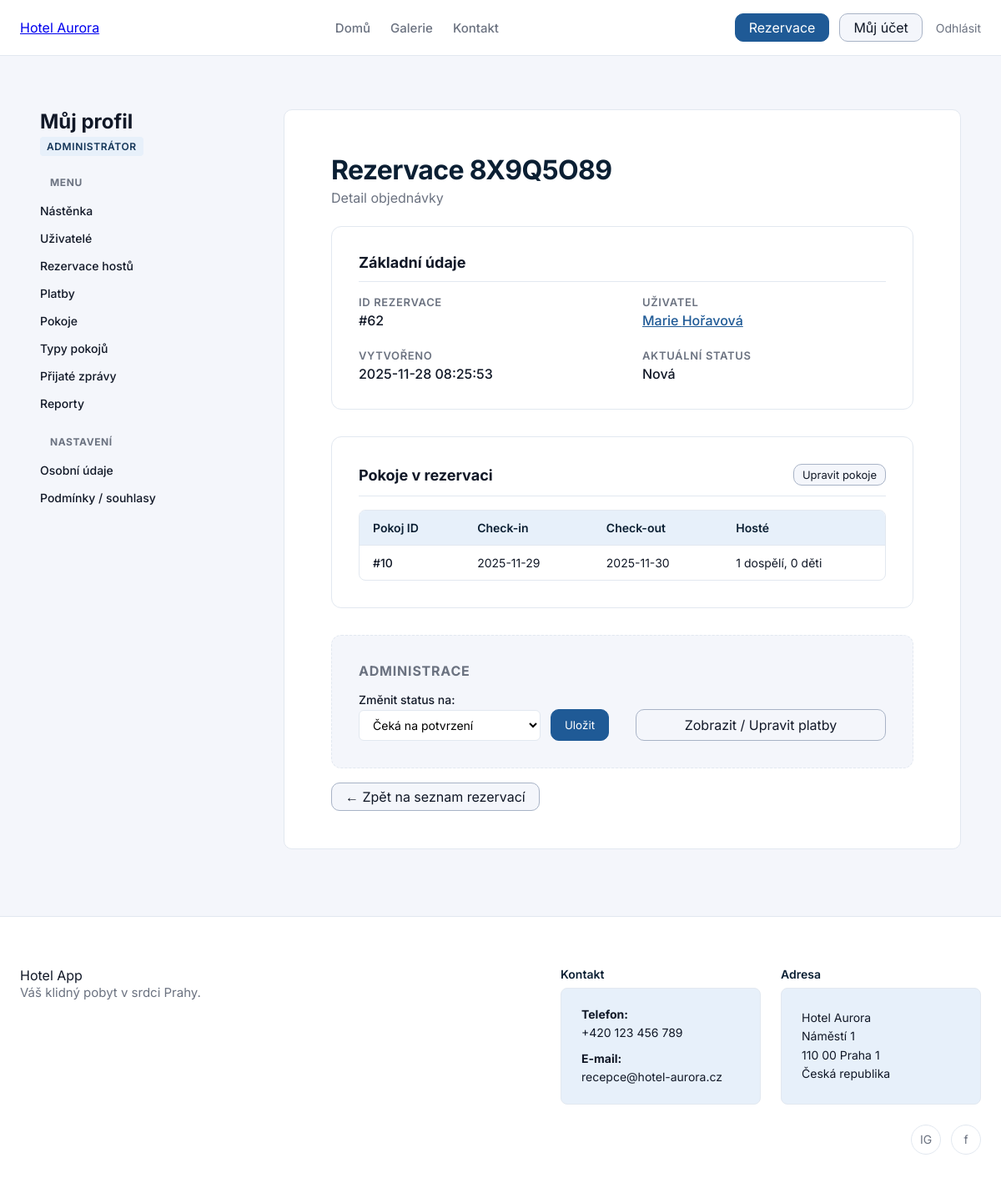
Screenshot of /reservations/62 (signed in) with the database file from the repository.
### tables this page shows
CREATE TABLE "reservations" (
    id         INTEGER PRIMARY KEY AUTOINCREMENT,
    user_id    INTEGER NOT NULL REFERENCES users(id),
    code       TEXT NOT NULL UNIQUE,
    status_id  INTEGER NOT NULL REFERENCES "reservation_statuses"(id),
    created_at TEXT NOT NULL DEFAULT (datetime('now'))
);

CREATE TABLE "users" (
    id            INTEGER PRIMARY KEY AUTOINCREMENT,
    email         TEXT NOT NULL UNIQUE,
    password_hash TEXT NOT NULL,
    first_name    TEXT NOT NULL,
    last_name     TEXT NOT NULL,
    phone_number  TEXT,
    role_id       INTEGER NOT NULL
        REFERENCES roles(id),
    created_at    TEXT NOT NULL DEFAULT (datetime('now'))
);

CREATE TABLE "reservation_items"
(
    id             INTEGER
        primary key autoincrement,
    room_id        INTEGER not null
        references rooms,
    check_in       TEXT    not null,
    check_out      TEXT    not null,
    adults         INTEGER not null,
    children       INTEGER not null,
    reservation_id INTEGER not null
        references reservations
);

CREATE TABLE "reservation_statuses"
(
    id          integer not null
        constraint booking_statuses_pk
            primary key autoincrement,
    description TEXT    not null
);

### pages/ReservationPage.py (the view)
@router.get("/{reservation_id}", name="reservation_detail")
async def reservation_detail(
    reservation_id: int,
    request: Request,
    svc: ReservationService = Depends(reservation_service),
    status_svc: ReservationStatusService = Depends(reservation_status_service),
    res_item_svc: ReservationItemService = Depends(reservation_item_service),
    current_user = Depends(get_current_user),
):
    if isinstance(current_user, RedirectResponse):
        return current_user
    reservation = svc.get_reservation_by_id(reservation_id)
    if not reservation:
        raise HTTPException(status_code=404, detail="Rezervace nenalezena")
    if current_user["role_id"] == ROLE_CUSTOMER and reservation["user_id"] != current_user["id"]:
        raise HTTPException(status_code=403, detail="Nemáte přístup k této rezervaci")
    try:
        items: List[Dict[str, Any]] = res_item_svc.list_items_by_reservation(
            reservation_id=reservation_id,
            current_user_id=current_user["id"],
            current_user_role=current_user["role_id"],
        )
    except PermissionError as e:
        raise HTTPException(status_code=403, detail=str(e))
    except ValueError as e:
        items = []
    statuses = status_svc.list_statuses()
    flags = _profile_role_flags(current_user)
    tpl = request.app.state.templates
    return tpl.TemplateResponse(
        "reservations/reservation_detail.html",
        {
            "request": request,
            "title": f"Rezervace {reservation['code']}",
            "reservation": reservation,
            "items": items,
            "statuses": statuses,
            "current_user": current_user,
            **flags,
        },
    )

### templates/reservations/reservation_detail.html (shortened to what this page needs)
{% extends "profile/profile_base.html" %}
{% block profile_content %}
  <div class="dashboard-header" style="margin-bottom: 24px;">
    <div>
        <h1 style="margin: 0 0 4px 0;">Rezervace {{ reservation.code }}</h1>
        <p style="color: var(--color-text-muted); margin: 0;">Detail objednávky</p>
    </div>
  </div>
  <div class="detail-card" style="margin-bottom: 32px;">
    <h3 style="margin-top: 0; margin-bottom: 16px; font-size: 18px; border-bottom: 1px solid var(--color-border-subtle); padding-bottom: 12px;">Základní údaje</h3>
    <div class="detail-grid">
      <div class="detail-item">
        <span class="detail-label">ID Rezervace</span>
        <span class="detail-value">#{{ reservation.id }}</span>
      </div>
      <div class="detail-item">
        <span class="detail-label">Uživatel</span>
        <span class="detail-value">
            {% if reservation.user %}
                <a href="{{ url_for('user_detail', user_id=reservation.user_id) }}" style="color: var(--color-primary-500); font-weight: 500;">
                    {{ reservation.user.first_name }} {{ reservation.user.last_name }}
                </a>
            {% else %}
                ID: {{ reservation.user_id }}
            {% endif %}
        </span>
      </div>
      <div class="detail-item">
        <span class="detail-label">Vytvořeno</span>
        <span class="detail-value">{{ reservation.created_at }}</span>
      </div>
      <div class="detail-item">
        <span class="detail-label">Aktuální status</span>
        <span class="detail-value">
            {% set status_map = {
                1: 'Nová',
                2: 'Potvrzená',
                3: 'Zaplacená',
                4: 'Zrušená'
            } %}
            <span class="status-badge
                {% if reservation.status_id == 2 or reservation.status_id == 3 %}status-confirmed
                {% elif reservation.status_id == 4 %}status-cancelled
                {% else %}status-pending{% endif %}">
                {{ status_map.get(reservation.status_id, reservation.status_id) }}
            </span>
        </span>
      </div>
    </div>
  </div>
  <div class="detail-card" style="margin-bottom: 32px;">
    <div style="display: flex; justify-content: space-between; align-items: center; border-bottom: 1px solid var(--color-border-subtle); padding-bottom: 12px; margin-bottom: 16px;">
        <h3 style="margin: 0; font-size: 18px;">Pokoje v rezervaci</h3>
        {% if is_admin_or_receptionist %}
            <a href="{{ url_for('reservation_items_edit_page', reservation_id=reservation.id) }}" class="btn btn-secondary btn-small">
              Upravit pokoje
            </a>
        {% endif %}
    </div>
    {% if items is not defined or items|length == 0 %}
      <p style="color: var(--color-text-muted);">Tato rezervace zatím neobsahuje žádné pokoje.</p>
    {% else %}
      <div class="table-responsive">
        <table class="data-table">
          <thead>
            <tr>
              <th>Pokoj ID</th>
              <th>Check-in</th>
              <th>Check-out</th>
              <th>Hosté</th>
            </tr>
          </thead>
          <tbody>
            {% for item in items %}
              <tr>
                <td>
                    <a href="{{ url_for('room_detail', room_id=item.room_id) }}" class="table-id-link">
                        #{{ item.room_id }}
                    </a>
                </td>
                <td>{{ item.check_in }}</td>
                <td>{{ item.check_out }}</td>
                <td>{{ item.adults }} dospělí, {{ item.children }} děti</td>
              </tr>
            {% endfor %}
          </tbody>
        </table>
      </div>
    {% endif %}
  </div>
{% if is_admin_or_receptionist %}
    <div class="detail-card" style="background-color: var(--color-bg-main); border: 1px dashed var(--color-border-subtle); margin-top: 32px;">
        <h3 style="margin: 0; font-size: 16px; color: var(--color-text-muted); text-transform: uppercase; letter-spacing: 0.05em;">Administrace</h3>
        <div style="display: flex; gap: 32px; flex-wrap: wrap; margin-top: 16px;">
            <div style="flex: 1; min-width: 280px;">
                <form method="post" action="{{ url_for('reservation_update_status', reservation_id=reservation.id) }}" style="margin: 0;">
                    {% set status_translations = {
                        'pending': 'Čeká na potvrzení',
                        'confirmed': 'Potvrzená',
                        'paid': 'Zaplacená',
                        'cancelled': 'Zrušená'
                    } %}
                    <div style="display: flex; gap: 12px; align-items: flex-end;">
                        <label style="flex: 1; display: flex; flex-direction: column; gap: 4px; font-size: 14px; font-weight: 500; color: var(--color-text-main);">
                            Změnit status na:
                            <select name="new_status_id" style="width: 100%; padding: 8px 12px; border-radius: 6px; border: 1px solid var(--color-border-subtle); background-color: var(--color-primary-white); font-size: 14px; cursor: pointer;">
                                {% for s in statuses %}
                                <option value="{{ s.id }}" {% if s.id == reservation.status_id %}selected{% endif %}>
                                    {{ status_translations.get(s.description, s.description) }}
                                </option>
                                {% endfor %}
                            </select>
                        </label>
                        <button type="submit" class="btn btn-primary" style="height: 38px;">Uložit</button>
                    </div>
                </form>
            </div>
            <div style="flex: 1; min-width: 280px; display: flex; align-items: flex-end;">
                <a href="{{ url_for('payments_by_reservation', reservation_id=reservation.id) }}" class="btn btn-secondary" style="width: 100%; justify-content: center; display: flex; height: 38px; align-items: center;">
                    Zobrazit / Upravit platby
                </a>
            </div>
        </div>
    </div>
  {% endif %}
  <div style="margin-top: 24px;">
      <a href="{{ url_for('reservations_list') }}" class="btn btn-secondary">
        &larr; Zpět na seznam rezervací
      </a>
  </div>
{% endblock %}

### static/styles.css (style rules this page uses)
html { height: 100%; }
* { box-sizing: border-box; font-family: "Inter", sans-serif; }
:root { --color-primary-900: #0B1F33; --color-primary-700: #123457; --color-primary-500: #1F5A96; --color-primary-100: #E7F0FA; --color-primary-white: #FFFFFF; --color-accent-500: #D4A857; --color-accent-100: #FFF5E6; --color-bg-main: #F4F6FB; --color-bg-card: #FFFFFF; --color-border-subtle: #E2E8F0; --color-text-main: #111827; --color-text-muted: #6B7280; --color-text-on-dark: #F9FAFB; --color-bg-secondary: #A8B3C6; --color-success: #16A34A; --color-warning: #F59E0B; --color-error: #DC2626; --color-info: #0EA5E9; }
body { margin: 0; background: var(--color-bg-main); color: var(--color-text-main); min-height: 100vh; display: flex; flex-direction: column; }
h1 { font-size: 32px; font-weight: 700; margin-bottom: 24px; color: var(--color-primary-900); letter-spacing: -0.02em; }
.btn { padding: 6px 16px; border-radius: 10px; text-decoration: none; border: 1px solid transparent; white-space: nowrap; cursor: pointer; }
.btn-primary { background-color: var(--color-primary-500); color: var(--color-primary-white); border-color: var(--color-primary-500); }
.btn-secondary { background-color: var(--color-bg-main); color: var(--color-text-main); border-color: var(--color-bg-secondary); }
html { scroll-behavior: smooth; }
.profile-content-card h1, .profile-content-card h2 { margin-top: 0; color: var(--color-primary-900); }
.table-responsive { overflow-x: auto; border: 1px solid var(--color-border-subtle); border-radius: 8px; }
table.data-table { width: 100%; border-collapse: collapse; font-size: 14px; }
table.data-table th { background: var(--color-primary-100); color: var(--color-primary-900); font-weight: 600; text-align: left; padding: 12px 16px; border-bottom: 1px solid var(--color-border-subtle); }
table.data-table td { padding: 12px 16px; border-bottom: 1px solid var(--color-border-subtle); color: var(--color-text-main); vertical-align: middle; }
table.data-table tr:last-child td { border-bottom: none; }
.table-id-link { color: var(--color-text-main); text-decoration: none; font-weight: 500; }
.detail-card { background: var(--color-primary-white); border: 1px solid var(--color-border-subtle); border-radius: 12px; padding: 32px; }
.detail-grid { display: grid; grid-template-columns: repeat(2, 1fr); gap: 24px 48px; }
.detail-item { display: flex; flex-direction: column; gap: 4px; }
.detail-label { font-size: 13px; font-weight: 600; text-transform: uppercase; color: var(--color-text-muted); letter-spacing: 0.05em; }
.detail-value { font-size: 16px; color: var(--color-text-main); font-weight: 500; }
.btn-small { padding: 4px 10px; font-size: 13px; }

### rows the page displays
reservations: code "8X9Q5O89", id "62", created_at "2025-11-28 08:25:53", new_status_id "Čeká na potvrzení"
users: user.first_name "Marie", user.last_name "Hořavová"
reservation_items: room_id "10", check_in "2025-11-29", check_out "2025-11-30", adults "1", children "0"

### other values shown
{{ status_map.get(reservation.status_id, reservation.status_id) }} "Nová"
